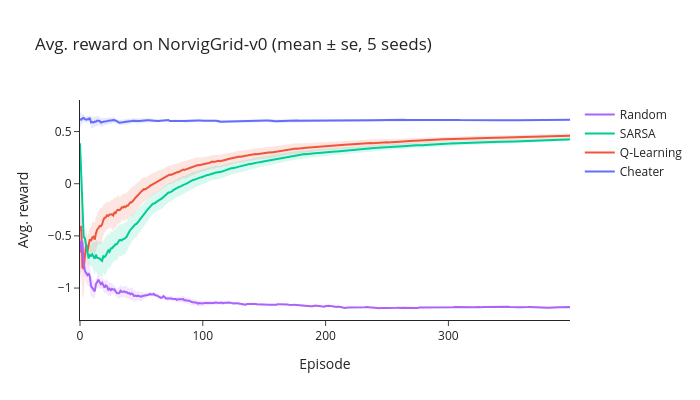

Notebook code for this chart:
### Markdown cell above
### Exercise - Implement Q-learning and SARSA

> ```yaml
> Difficulty: 🔴🔴🔴⚪⚪
> Importance: 🔵🔵🔵🔵⚪
> 
> You should spend up to 20-30 minutes on these exercises.
> 
> They are difficult, so you should use the hints if you need.
> ```

You should fill in the classes `EpsilonGreedy`, `QLearning` and `SARSA` below.

- `EpsilonGreedy`
    - This is simply a base class which keeps track of the current Q-value estimates, and selects an action based on an epsilon-greedy policy (i.e. with probability $\epsilon$ a random action is taken, and with probability $1-\epsilon$ the Q-maximizing action is taken, according to current Q-value estimates).
    - We've already filled in the initialization for you (with optimism), all that's left is for you to implement epsilon-greedy action selection.
- `QLearning`
    - You should fill in the `observe` method for the `QLearning` class, to update Q-values based on observations (according to the formula above).
- `SARSA`
    - You should fill in the `observe` method for the `SARSA` class, to update Q-values based on observations (according to the formula above).

Note that we've given the SARSA agent a slightly different `run_episode` function. Can you see what's different about this, and why we've done this? (This is pretty subtle so don't worry about it too much.)

<details>
<summary>Answer - what's different?</summary>

We've reordered the `while` loop content. Before, it looked like this:

```python
while not done:
    act = self.get_action(obs)
    new_obs, reward, terminated, truncated, info = self.env.step(act)
    done = terminated or truncated
    exp = Experience(obs, act, reward, new_obs)
    self.observe(exp)
    rewards.append(reward)
    obs = new_obs
```

Now, it looks like this:

```python
while not done:
    new_obs, reward, terminated, truncated, info = self.env.step(act)
    done = terminated or truncated
    new_act = self.get_action(new_obs)
    exp = Experience(obs, act, reward, new_obs, new_act)
    self.observe(exp)
    rewards.append(reward)
    obs = new_obs
    act = new_act
```

</details>

<details>
<summary>Answer - why is it different?</summary>

It's different in SARSA because the order of operations is different. We have:

- **SARSA** = take action $a_t$, observe $(r_{t+1}, s_{t+1})$, then decide on next action $a_{t+1}$, then update
- **Q-learning** = take action $a_t$, observe $(r_{t+1}, s_{t+1})$, then update, then decide on next action $a_{t+1}$

The key point being that *the action $a_{t+1}$ has to be computed before the SARSA update step, since SARSA updates on actions taken*. Whereas Q-learning updates should happen after the action $a_t$.

Don't worry if you don't fully understand this, the order of operations for these 2 algorithms can get a bit messy. All you really need to understand is this: in both cases, the code variables `exp.obs, exp.act, exp.reward, exp.new_obs` in the observe methods correspond to the pseudocode variables $S, A, R, S'$, and in the case of SARSA we also have `exp.new_act` which corresponds to $A'$.

</details>

#### Tips

- Use `self.rng.random()` to generate random numbers in the range $[0,1)$, and `self.rng.integers(0, n)` for random integers in the range $0, 1, \ldots, n-1$.
- The random agent results in very long episodes, which slows evaluation. You can remove them from the experiment once you've convinced yourself that your agents are doing something reasonable.
- Leave $\gamma =0.99$ for now.


When you run the code below, you should expect SARSA and Q-Learning to perform similarly on this grid. Averaged over 200 seeds, Q-Learning is slightly ahead during the first ~200 episodes (by about 0.05) and the two end up level, but that gap is small next to the seed-to-seed noise, so with only 5 seeds either one may come out ahead. Both should be well below the cheater at first and close most of the gap as they learn, and both should be *much* better than the random agent.

### Code cell
class EpsilonGreedy(Agent):
    """
    A class for SARSA and Q-Learning to inherit from.
    """

    def __init__(
        self,
        env: DiscreteEnviroGym,
        config: AgentConfig = defaultConfig,
        gamma: float = 0.99,
        seed: int = 0,
    ):
        super().__init__(env, config, gamma, seed)
        self.Q = np.zeros((self.num_states, self.num_actions)) + self.config.optimism
        # Terminal states have value 0. We never act from them so their Q-values are never updated, but
        # Q-learning & SARSA bootstrap from them, so they mustn't keep the optimistic initial value.
        if hasattr(env.unwrapped, "env"):  # our `DiscreteEnviroGym` envs expose their terminal states
            self.Q[env.unwrapped.env.terminal] = 0

    def get_action(self, obs: ObsType) -> ActType:
        """
        Selects an action using epsilon-greedy with respect to Q-value estimates
        """
        if self.rng.random() < self.config.epsilon:
            return self.rng.integers(0, self.num_actions)
        else:
            return self.Q[obs].argmax()


class QLearning(EpsilonGreedy):
    def observe(self, exp: Experience) -> None:
        s_t, a_t, r_t_1, s_t_1 = exp.obs, exp.act, exp.reward, exp.new_obs
        self.Q[s_t, a_t] += self.config.lr * (r_t_1 + self.gamma * np.max(self.Q[s_t_1]) - self.Q[s_t, a_t])


class SARSA(EpsilonGreedy):
    def observe(self, exp: Experience):
        s_t, a_t, r_t_1, s_t_1, a_t_1 = exp.obs, exp.act, exp.reward, exp.new_obs, exp.new_act
        self.Q[s_t, a_t] += self.config.lr * (r_t_1 + self.gamma * self.Q[s_t_1, a_t_1] - self.Q[s_t, a_t])

    def run_episode(self, seed) -> list[float]:
        rewards = []
        obs, info = self.env.reset(seed=seed)
        self.reset(seed=seed)
        act = self.get_action(obs)
        done = False
        while not done:
            new_obs, reward, terminated, truncated, info = self.env.step(act)
            done = terminated or truncated
            new_act = self.get_action(new_obs)
            exp = Experience(obs, act, reward, new_obs, new_act)
            self.observe(exp)
            rewards.append(reward)
            obs = new_obs
            act = new_act
        return rewards


tests.test_epsilon_greedy(EpsilonGreedy)
tests.test_q_learning(QLearning)
tests.test_sarsa(SARSA)

gamma = 0.99
n_runs = 400
n_seeds = 5
norvig_specs = [
    (Cheater, AgentConfig(), "Cheater"),
    (QLearning, AgentConfig(), "Q-Learning"),
    (SARSA, AgentConfig(), "SARSA"),
    (Random, AgentConfig(), "Random"),
]
# average over a few seeds (tabular RL is noisy) and plot mean ± standard error
curves = utils.seeded_curves(norvig_specs, "NorvigGrid-v0", gamma=gamma, n_runs=n_runs, n_seeds=n_seeds)
title = f"Avg. reward on NorvigGrid-v0 (mean ± se, {n_seeds} seeds)"
utils.plot_learning_curves(curves, title=title, yaxis_title="Avg. reward", band="se")

### Figure 1 — Plotly figure (JSON) as saved in the notebook; plotly's stock layout.template omitted (floating-point values rounded to 4 significant figures; data arrays with more than 128 entries replaced by an {"elided": "..."} marker saying what was removed)
{"data": [{"hoverinfo": "skip", "line": {"width": 0}, "mode": "lines", "showlegend": false, "type": "scatter", "x": {"elided": "400 int values"}, "y": {"elided": "400 float values"}}, {"fill": "tonexty", "fillcolor": "rgba(99,110,250,0.15)", "hoverinfo": "skip", "line": {"width": 0}, "mode": "lines", "showlegend": false, "type": "scatter", "x": {"elided": "400 int values"}, "y": {"elided": "400 float values"}}, {"line": {"color": "rgb(99,110,250)"}, "mode": "lines", "name": "Cheater", "type": "scatter", "x": {"elided": "400 int values"}, "y": {"elided": "400 float values"}}, {"hoverinfo": "skip", "line": {"width": 0}, "mode": "lines", "showlegend": false, "type": "scatter", "x": {"elided": "400 int values"}, "y": {"elided": "400 float values"}}, {"fill": "tonexty", "fillcolor": "rgba(239,85,59,0.15)", "hoverinfo": "skip", "line": {"width": 0}, "mode": "lines", "showlegend": false, "type": "scatter", "x": {"elided": "400 int values"}, "y": {"elided": "400 float values"}}, {"line": {"color": "rgb(239,85,59)"}, "mode": "lines", "name": "Q-Learning", "type": "scatter", "x": {"elided": "400 int values"}, "y": {"elided": "400 float values"}}, {"hoverinfo": "skip", "line": {"width": 0}, "mode": "lines", "showlegend": false, "type": "scatter", "x": {"elided": "400 int values"}, "y": {"elided": "400 float values"}}, {"fill": "tonexty", "fillcolor": "rgba(0,204,150,0.15)", "hoverinfo": "skip", "line": {"width": 0}, "mode": "lines", "showlegend": false, "type": "scatter", "x": {"elided": "400 int values"}, "y": {"elided": "400 float values"}}, {"line": {"color": "rgb(0,204,150)"}, "mode": "lines", "name": "SARSA", "type": "scatter", "x": {"elided": "400 int values"}, "y": {"elided": "400 float values"}}, {"hoverinfo": "skip", "line": {"width": 0}, "mode": "lines", "showlegend": false, "type": "scatter", "x": {"elided": "400 int values"}, "y": {"elided": "400 float values"}}, {"fill": "tonexty", "fillcolor": "rgba(171,99,250,0.15)", "hoverinfo": "skip", "line": {"width": 0}, "mode": "lines", "showlegend": false, "type": "scatter", "x": {"elided": "400 int values"}, "y": {"elided": "400 float values"}}, {"line": {"color": "rgb(171,99,250)"}, "mode": "lines", "name": "Random", "type": "scatter", "x": {"elided": "400 int values"}, "y": {"elided": "400 float values"}}], "layout": {"height": 400, "hovermode": "x unified", "title": {"text": "Avg. reward on NorvigGrid-v0 (mean ± se, 5 seeds)"}, "width": 700, "xaxis": {"title": {"text": "Episode"}}, "yaxis": {"title": {"text": "Avg. reward"}}}}
